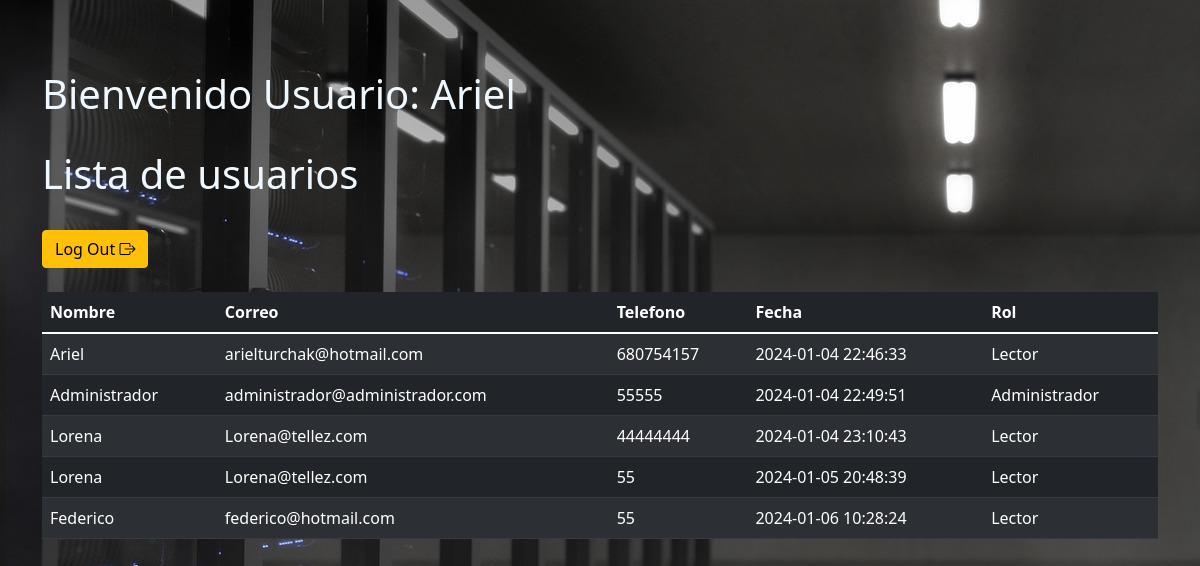
Page /views/lector.php (signed in) on the committed database.
### tables this page shows
CREATE TABLE `user` (
  `id` int(11) NOT NULL,
  `nombre` varchar(50) NOT NULL,
  `correo` varchar(50) NOT NULL,
  `telefono` varchar(50) NOT NULL,
  `password` varchar(50) NOT NULL,
  `fecha` timestamp NOT NULL DEFAULT current_timestamp() ON UPDATE current_timestamp(),
  `rol` int(11) NOT NULL
);

CREATE TABLE `permisos` (
  `id` int(11) NOT NULL,
  `rol` varchar(50) NOT NULL
);

### views/lector.php (the view, shortened to what this page needs)
<!DOCTYPE html>
<html lang="en">
<head>
    <link rel="stylesheet" href="../css/fontawesome-all.min.css">
    <link rel="stylesheet" href="../css/estilo.css">
    <link rel="stylesheet" href="../css/es.css">
     <link rel="stylesheet" href="https://cdn.jsdelivr.net/npm/bootstrap-icons@1.11.3/font/bootstrap-icons.min.css">
</head>
<body>
    <div class="container is-fluid">
        <div class="col-xs-12">
            <h1>Bienvenido Usuario:  <?php echo $_SESSION['nombre']; ?></h1>
            <br>
            <h1>Lista de usuarios</h1>
            <br>
            <div>
                <a class="btn btn-warning" href="../includes/_sesion/cerrarSesion.php">Log Out
                   <i class="bi bi-box-arrow-right"></i></i>
                </a>
            </div>
            <br>
            <table class="table table-striped table-dark" id="table_id">
                <thead>
                    <tr>
                        <th>Nombre</th>
                        <th>Correo</th>
                        <th>Telefono</th>
                        <th>Fecha</th>
                        <th>Rol</th>
                    </tr>
                </thead>
                <tbody>
                    <?php
                    try {
                        $conexion = new PDO("mysql:host=localhost;dbname=r_user", "root", "");
                        $conexion->setAttribute(PDO::ATTR_ERRMODE, PDO::ERRMODE_EXCEPTION);
                        $query = "SELECT user.id, user.nombre, user.correo, user.telefono, user.fecha, permisos.rol
                                  FROM user
                                  LEFT JOIN permisos ON user.rol = permisos.id";
                        $stmt = $conexion->query($query);
                        while ($fila = $stmt->fetch(PDO::FETCH_ASSOC)) {
                    ?>
                            <tr>
                                <td><?php echo $fila['nombre']; ?></td>
                                <td><?php echo $fila['correo']; ?></td>
                                <td><?php echo $fila['telefono']; ?></td>
                                <td><?php echo $fila['fecha']; ?></td>
                                <td><?php echo $fila['rol']; ?></td>
                            </tr>
                    <?php
                        }
                    } catch (PDOException $e) {
                        echo "Error: " . $e->getMessage();
                    }
                    ?>
                </tbody>
            </table>
        </div>
    </div>
</body>
</html>

### css/estilo.css (style rules this page uses)
body { padding-top: 70px; }

### views/lector.php (style rules this page uses)
body { background-image: url('../img/mobile-phone3.jpg'); color: aliceblue; }

### rows in the picture
user: nombre "Ariel", correo "arielturchak@hotmail.com", telefono "680754157", fecha "2024-01-04 22:46:33", permisos.rol "Lector"
user: nombre "Administrador", correo "administrador@administrador.com", telefono "55555", fecha "2024-01-04 22:49:51", permisos.rol "Administrador"
user: nombre "Lorena", correo "Lorena@tellez.com", telefono "44444444", fecha "2024-01-04 23:10:43", permisos.rol "Lector"
user: nombre "Lorena", correo "Lorena@tellez.com", telefono "55", fecha "2024-01-05 20:48:39", permisos.rol "Lector"
user: nombre "Federico", correo "federico@hotmail.com", telefono "55", fecha "2024-01-06 10:28:24", permisos.rol "Lector"

### other values in the picture
$_SESSION['nombre'] "Ariel"
